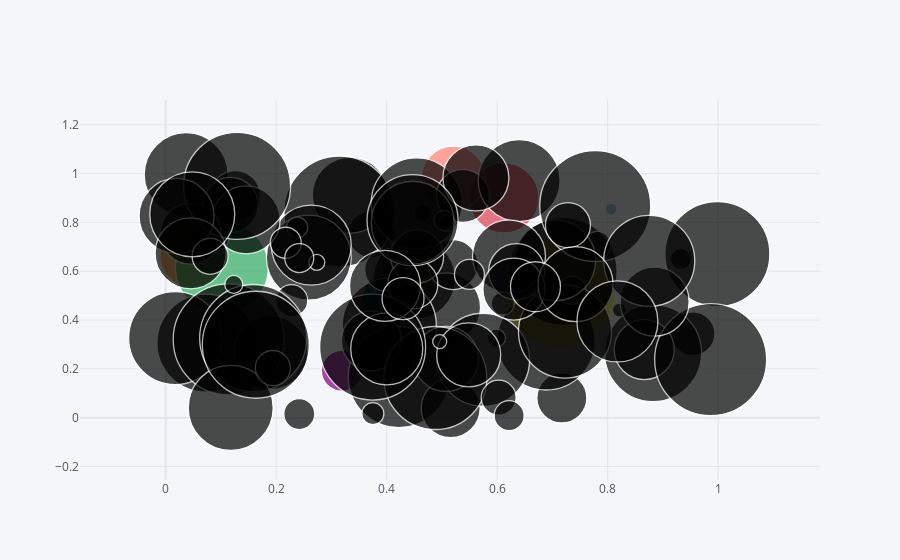

Notebook source saved alongside this figure:
### Markdown cell above
<hr>

## 7) Bubble plot()

### Code cell
df1.iplot(kind='bubble',x='A',y='B',size='C')
